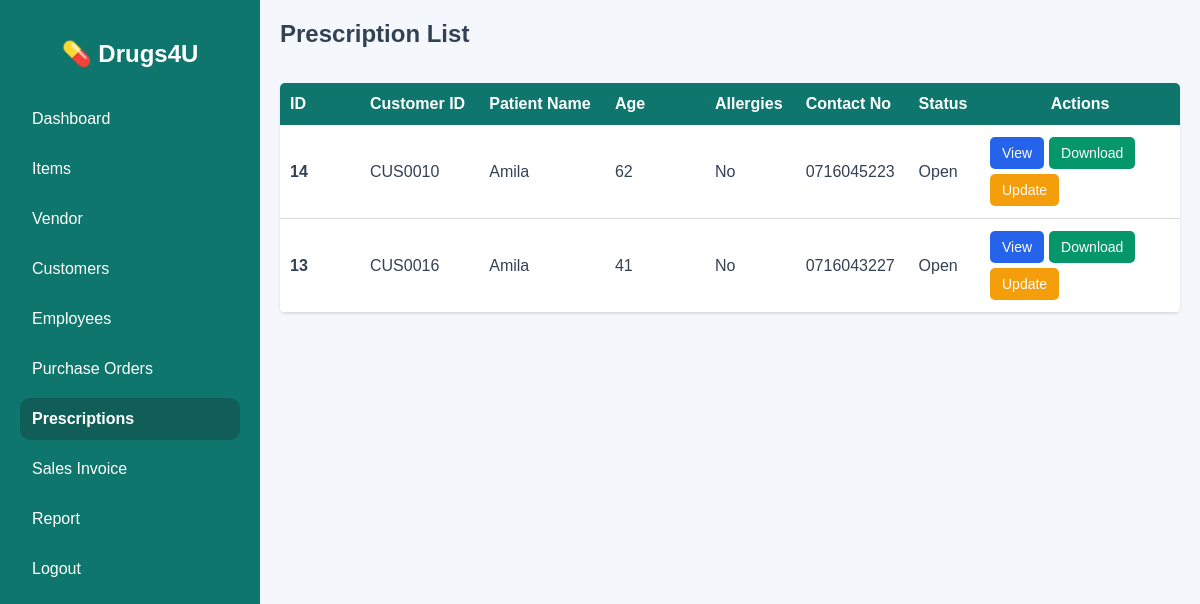
Screenshot of /prescription_list.php (signed in) with the database file from the repository.
### tables this page shows
CREATE TABLE `prescriptions` (
  `id` int(11) NOT NULL,
  `patient_name` varchar(150) NOT NULL,
  `age` int(11) NOT NULL,
  `allergies` text DEFAULT NULL,
  `contact_no` varchar(20) DEFAULT NULL,
  `prescription_file` varchar(255) DEFAULT NULL,
  `created_at` timestamp NOT NULL DEFAULT current_timestamp(),
  `status` enum('Open','Rejected','Invoiced') NOT NULL DEFAULT 'Open',
  `cus_id` varchar(10) NOT NULL
);

### prescription_list.php (the view, shortened to what this page needs)
<?php
include 'connection.php';
$sql = "SELECT * FROM prescriptions ORDER BY id DESC";
$result = mysqli_query($conn, $sql);
?>
<!DOCTYPE html>
<html lang="en">
<head>
</head>
<body>
<div class="wrapper">
    <div class="sidebar">
        <h2>💊 Drugs4U</h2>
        <a href="dashboard.php">Dashboard</a>
        <a href="item.php">Items</a>
        <a href="vendor.php">Vendor</a>
        <a href="customer_list.php">Customers</a>
        <a href="employee_reg.php">Employees</a>
        <a href="purchase_order.php">Purchase Orders</a>
        <a href="prescription_list.php" class="active">Prescriptions</a>
        <a href="sales_invoice.php">Sales Invoice</a>
        <a href="report.php">Report</a>
        <a href="logout.php">Logout</a>
    </div>
    <div class="main-content">
        <div class="top-bar">
            <h2>Prescription List</h2>
        </div>
        <div class="container">
            <div class="table-responsive">
                <table>
                    <thead>
                        <tr>
                            <th style="width: 60px;">ID</th>
                            <th>Customer ID</th>
                            <th>Patient Name</th>
                            <th style="width: 80px;">Age</th>
                            <th>Allergies</th>
                            <th>Contact No</th>
                            <th>Status</th>
                            <th style="text-align: center; width: 180px;">Actions</th>
                        </tr>
                    </thead>
                    <tbody>
                        <?php if(mysqli_num_rows($result) > 0) { ?>
                            <?php while($row = mysqli_fetch_assoc($result)) { ?>
                                <tr>
                                    <td><strong><?= $row['id']; ?></strong></td>
                                    <td><?= htmlspecialchars($row['cus_id']); ?></td>
                                    <td><?= htmlspecialchars($row['patient_name']); ?></td>
                                    <td><?= htmlspecialchars($row['age']); ?></td>
                                    <td><?= htmlspecialchars($row['allergies']); ?></td>
                                    <td><?= htmlspecialchars($row['contact_no']); ?></td>
                                    <td><?= htmlspecialchars($row['status']); ?></td>
                                    <td>
                                        <div class="action-cell">
                                            <a class="btn view-btn"
                                               href="uploads/<?= urlencode($row['prescription_file']); ?>"
                                               target="_blank">View</a>
                                            <a class="btn download-btn"
                                               href="uploads/<?= urlencode($row['prescription_file']); ?>"
                                               download>Download</a>
                                            <button class="btn update-btn"
                                                    onclick="openModal(<?= $row['id']; ?>, '<?= $row['status']; ?>')">
                                                Update
                                            </button>
                                        </div>
                                    </td>
                                </tr>
                            <?php } ?>
                        <?php } else { ?>
                            <tr>
                                <td colspan="7" class="empty">No prescriptions found in the system database.</td>
                            </tr>
                        <?php } ?>
                    </tbody>
                </table>
            </div>
        </div>
    </div>
</div>
</body>
</html>

### prescription_list.php (style rules this page uses)
body { font-family: Arial, sans-serif; background: #f4f7fb; margin: 0; }
.wrapper { display: flex; flex-direction: row; }
.sidebar { width: 260px; background: #0f766e; color: #fff; height: 100vh; position: fixed; padding: 20px; box-sizing: border-box; overflow-y: auto; z-index: 100; }
.sidebar h2 { text-align: center; margin-bottom: 30px; }
.sidebar a { display: block; color: #fff; text-decoration: none; padding: 12px; margin-bottom: 8px; border-radius: 10px; }
.sidebar a.active { background: #115e59; font-weight: bold; }
.main-content { margin-left: 260px; width: calc(100% - 260px); box-sizing: border-box; }
.container { padding: 20px; }
.top-bar { padding: 20px 20px 15px 20px; display: flex; flex-wrap: wrap; justify-content: space-between; align-items: center; gap: 15px; }
.top-bar h2 { margin: 0; color: #334155; }
.btn { padding: 8px 12px; border: none; border-radius: 5px; cursor: pointer; font-size: 14px; text-decoration: none; display: inline-block; color: #fff; text-align: center; }
.view-btn { background: #2563eb; }
.download-btn { background: #059669; }
.update-btn { background: #f59e0b; }
.table-responsive { width: 100%; overflow-x: auto; background: #fff; border-radius: 5px; box-shadow: 0 1px 3px rgba(0,0,0,0.1); margin-bottom: 20px; }
table { width: 100%; border-collapse: collapse; min-width: 700px; }
th { background: #0f766e; color: #fff; padding: 12px 10px; text-align: left; }
td { padding: 12px 10px; border-bottom: 1px solid #ddd; color: #334155; }
.action-cell { display: flex; gap: 5px; flex-wrap: wrap; }

### rows the page displays
prescriptions: id "14", cus "CUS0010", patient_name "Amila", age "62", allergies "No", contact_no "0716045223", status "Open"
prescriptions: id "13", cus "CUS0016", patient_name "Amila", age "41", allergies "No", contact_no "0716043227", status "Open"
